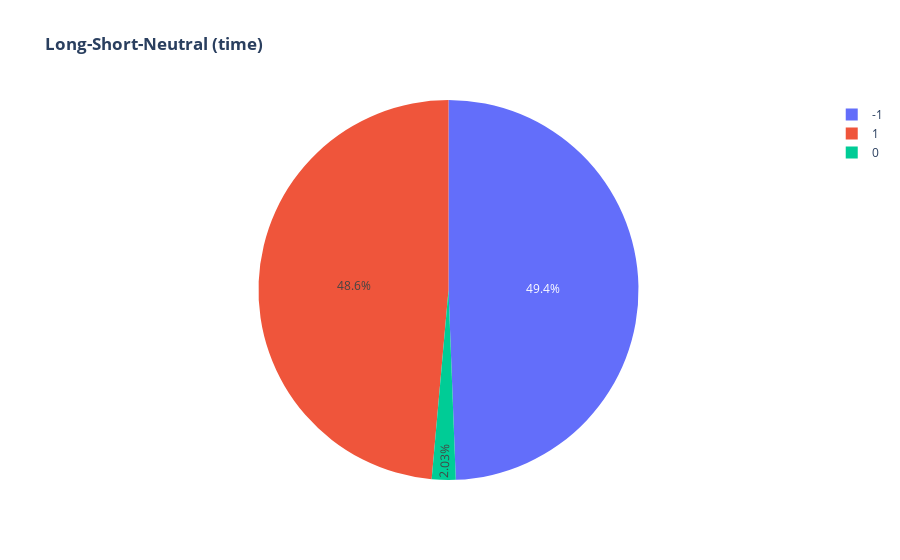
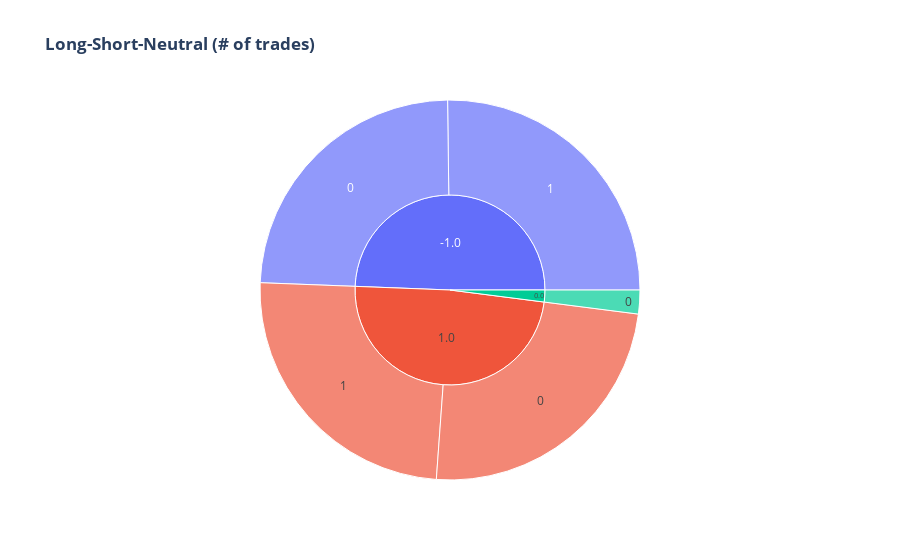

Notebook source saved alongside these figures, in order:
### Code cell
trades_length_grouped = df_trades_all.groupby('direction').agg({'trade_length':['count','mean','sum']})
trades_length_grouped.columns = trades_length_grouped.columns.droplevel(0)
lsn_time_pie = px.pie(trades_length_grouped, values='sum', names=trades_length_grouped.index, title='<b>Long-Short-Neutral (time)</b>')
lsn_time_pie.show()

lsn_numb_trades_sun = px.sunburst(df_trades_all, path=['direction', 'winning_trades'],values='trade_length', title='<b>Long-Short-Neutral (# of trades)</b>')
lsn_numb_trades_sun.show()

### Figure 1 — Plotly figure (JSON) as saved in the notebook; plotly's stock layout.template omitted (floating-point values rounded to 4 significant figures)
{"data": [{"domain": {"x": [0, 1], "y": [0, 1]}, "hovertemplate": "direction=%{label}<br>sum=%{value}<extra></extra>", "labels": [-1, 0, 1], "legendgroup": "", "name": "", "showlegend": true, "type": "pie", "values": [212514, 8715, 209070]}], "layout": {"legend": {"tracegroupgap": 0}, "title": {"text": "<b>Long-Short-Neutral (time)</b>"}}}

### Figure 2 — Plotly figure (JSON) as saved in the notebook; plotly's stock layout.template omitted (floating-point values rounded to 4 significant figures)
{"data": [{"branchvalues": "total", "domain": {"x": [0, 1], "y": [0, 1]}, "hovertemplate": "labels=%{label}<br>trade_length=%{value}<br>parent=%{parent}<br>id=%{id}<extra></extra>", "ids": ["-1.0/0", "0.0/0", "1.0/0", "-1.0/1", "1.0/1", "-1.0", "0.0", "1.0"], "labels": ["0", "0", "0", "1", "1", "-1.0", "0.0", "1.0"], "name": "", "parents": ["-1.0", "0.0", "1.0", "-1.0", "1.0", "", "", ""], "type": "sunburst", "values": [104077, 8715, 103796, 108437, 105274, 212514, 8715, 209070]}], "layout": {"legend": {"tracegroupgap": 0}, "title": {"text": "<b>Long-Short-Neutral (# of trades)</b>"}}}
